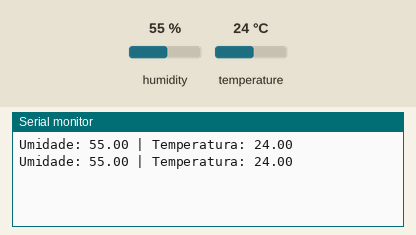
The sketch below on a simulated Arduino Uno, built with avr-gcc and run on an emulated ATmega328P. On the bench: the last lines printed to the serial monitor. The inputs (shaded band) are chosen by the test bench; at power-on: humidity 55 %, temperature 24 °C.

Above: at 2.8 s.
2.9 s: humidity set to 22 %
At 5.2 s:
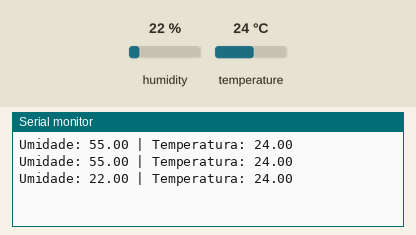
5.6 s: temperature set to 12 °C
At 6.4 s:
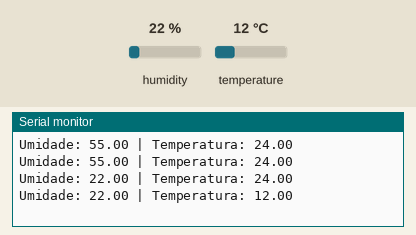
8.3 s: humidity set to 40 %
At 11.3 s:
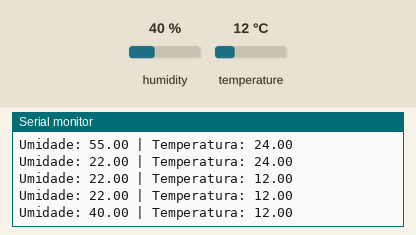
Timing chart, 0 to 12.8 s (numbered marks = the images above; inputs shaded):
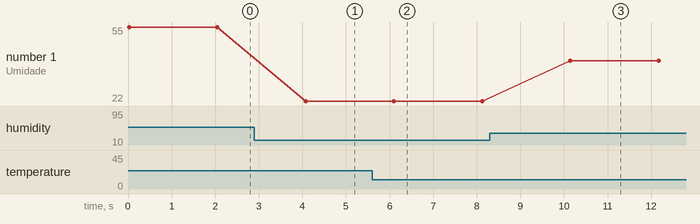

The sketch:

projeto.ino
```cpp
#include <DHT.h>

DHT dht(A1,DHT11);

void setup(){
  Serial.begin(9600);
  dht.begin();
}

void loop(){
  float u = dht.readHumidity();
  float t = dht.readTemperature();

  Serial.print("Umidade: ");
  Serial.print(u);
  Serial.print(" | Temperatura: ");
  Serial.println(t);

  delay(2000);
}
```

Measured:
- after the input at 2.9 s, the serial monitor: prints a new line after 1.2 s (image 1)
- after the input at 5.6 s, the serial monitor: prints a new line after 0.50 s (image 2)
- after the input at 8.3 s, the serial monitor: prints a new line after 1.8 s (image 3)
- plotted number 1: 55 → 22 after the input at 2.9 s, 22 → 40 after the input at 8.3 s
